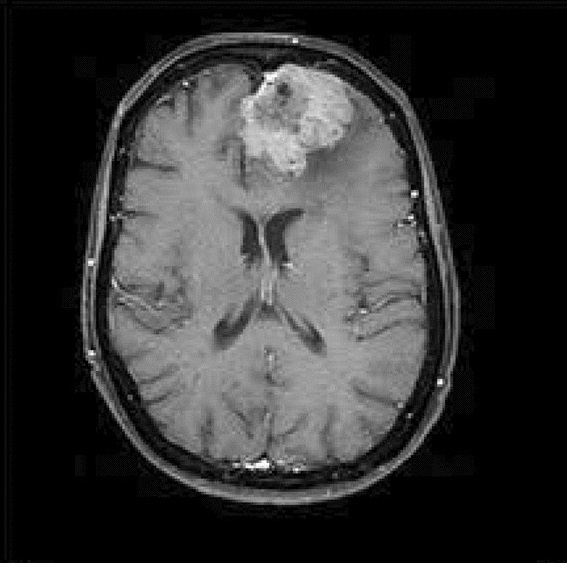
#> input picture Brain tumor Images/brain1.jpg, 567 x 563 px
$ python main.py
#> lines starting #> are read from the running program, lines starting #| are printed output that depends on the picture
import cv2
import numpy as np

def stackImages(scale, imgArray):
    rows = len(imgArray)
    cols = len(imgArray[0])
    rowsAvailable = isinstance(imgArray[0], list)
    width = imgArray[0][0].shape[1]
    height = imgArray[0][0].shape[0]
    if rowsAvailable:
        for x in range(rows):
            for y in range(cols):
                if imgArray[x][y].shape[:2] == imgArray[0][0].shape[:2]:
                    imgArray[x][y] = cv2.resize(imgArray[x][y], (0, 0), None, scale, scale)
                else:
                    imgArray[x][y] = cv2.resize(imgArray[x][y], (imgArray[0][0].shape[1], imgArray[0][0].shape[0]),
                                                None, scale, scale)
                if len(imgArray[x][y].shape) == 2:
                    imgArray[x][y] = cv2.cvtColor(imgArray[x][y], cv2.COLOR_GRAY2BGR)
        imageBlank = np.zeros((height, width, 3), np.uint8)
        hor = [imageBlank] * rows
        hor_con = [imageBlank] * rows
        for x in range(rows):
            hor[x] = np.hstack(imgArray[x])
        ver = np.vstack(hor)
    else:
        for x in range(rows):
            if imgArray[x].shape[:2] == imgArray[0].shape[:2]:
                imgArray[x] = cv2.resize(imgArray[x], (0, 0), None, scale, scale)
            else:
                imgArray[x] = cv2.resize(imgArray[x], (imgArray[0].shape[1], imgArray[0].shape[0]), None, scale, scale)
            if len(imgArray[x].shape) == 2:
                imgArray[x] = cv2.cvtColor(imgArray[x], cv2.COLOR_GRAY2BGR)
        hor = np.hstack(imgArray)
        ver = hor
    return ver

def getMainContourBoundingBox(img, minArea):
    contours, _ = cv2.findContours(img, cv2.RETR_EXTERNAL, cv2.CHAIN_APPROX_SIMPLE)
    max_area = 0
    best_bbox = None
    for cnt in contours:
        area = cv2.contourArea(cnt)
        if area > minArea and area > max_area:
            x, y, w, h = cv2.boundingRect(cnt)
            best_bbox = (x, y, w, h)
            max_area = area
    return best_bbox

def getContours(img, imgContour, trackerArea, bbox, imgOriginal):
    contours, hierarchy = cv2.findContours(img, cv2.RETR_EXTERNAL, cv2.CHAIN_APPROX_SIMPLE)
    for cnt in contours:
        area = cv2.contourArea(cnt)
        if area > trackerArea:
            x, y, w, h = cv2.boundingRect(cnt)
            # Check if the contour is within the bounding box
            if x >= bbox[0] and y >= bbox[1] and x + w <= bbox[0] + bbox[2] and y + h <= bbox[1] + bbox[3]:
                # Draw on imgContour
                cv2.drawContours(imgContour, [cnt], -1, (0, 0, 255), 3)
                peri = cv2.arcLength(cnt, True)
                approx = cv2.approxPolyDP(cnt, 0.01 * peri, True)
                cv2.drawContours(imgContour, [approx], -1, (0, 255, 0), 3)
                cv2.rectangle(imgContour, (x, y), (x + w, y + h), (0, 255, 0), 2)
                cv2.putText(imgContour, "Points: " + str(len(approx)), (x, y + 20), cv2.FONT_HERSHEY_SIMPLEX, 1, (0, 255, 0), 2)
                cv2.putText(imgContour, "Area: " + str(int(area)), (x, y), cv2.FONT_HERSHEY_SIMPLEX, 1, (0, 255, 0), 2)

                # Draw on originalImage
                cv2.drawContours(imgOriginal, [cnt], -1, (0, 0, 255), 3)
                cv2.drawContours(imgOriginal, [approx], -1, (0, 255, 0), 3)
                cv2.rectangle(imgOriginal, (x, y), (x + w, y + h), (0, 255, 0), 2)
                cv2.putText(imgOriginal, "Points: " + str(len(approx)), (x, y - 40), cv2.FONT_HERSHEY_SIMPLEX, 1, (0, 255, 0), 2)
                cv2.putText(imgOriginal, "Area: " + str(int(area)), (x, y), cv2.FONT_HERSHEY_SIMPLEX, 1, (0, 255, 0), 2)

img = cv2.imread("Brain tumor Images/brain1.jpg")
#> img is the input picture: shape (563, 567, 3); min 0, max 255, mean 52.3

frameHeight, frameWidth = 640, 480

cv2.namedWindow("Tracking HSV")
cv2.resizeWindow("Tracking HSV", 640, 480)
cv2.createTrackbar("Hue Min", "Tracking HSV", 0, 255, lambda x: x)
cv2.createTrackbar("Hue Max", "Tracking HSV", 255, 255, lambda x: x)
cv2.createTrackbar("Sat Min", "Tracking HSV", 0, 255, lambda x: x)
cv2.createTrackbar("Sat Max", "Tracking HSV", 255, 255, lambda x: x)
cv2.createTrackbar("Vel Min", "Tracking HSV", 0, 255, lambda x: x)
cv2.createTrackbar("Vel Max", "Tracking HSV", 255, 255, lambda x: x)

cv2.namedWindow('Tracking', cv2.WINDOW_AUTOSIZE)
cv2.resizeWindow('Tracking', 640, 480)
cv2.createTrackbar('threshold1', 'Tracking', 150, 255, lambda x: x)
cv2.createTrackbar('threshold2', 'Tracking', 150, 255, lambda x: x)
cv2.createTrackbar('Area', 'Tracking', 10000, 20000, lambda x: x)

while True:
    imgHSV = cv2.cvtColor(img, cv2.COLOR_BGR2HSV)
#> imgHSV: shape (563, 567, 3); mean H, S, V 0, 0, 52.3

    h_min = cv2.getTrackbarPos("Hue Min", "Tracking HSV")
    h_max = cv2.getTrackbarPos("Hue Max", "Tracking HSV")
    s_min = cv2.getTrackbarPos("Sat Min", "Tracking HSV")
    s_max = cv2.getTrackbarPos("Sat Max", "Tracking HSV")
    v_min = cv2.getTrackbarPos("Vel Min", "Tracking HSV")
    v_max = cv2.getTrackbarPos("Vel Max", "Tracking HSV")

    lower = np.array([h_min, s_min, v_min])
    upper = np.array([h_max, s_max, v_max])
    mask = cv2.inRange(imgHSV, lower, upper)
#> mask: shape (563, 567); every value is 255
    res = cv2.bitwise_and(img, img, mask=mask)
    mask = cv2.cvtColor(mask, cv2.COLOR_GRAY2BGR)
#> mask: shape (563, 567, 3); every value is 255
    img = cv2.resize(img, (frameWidth, frameHeight))
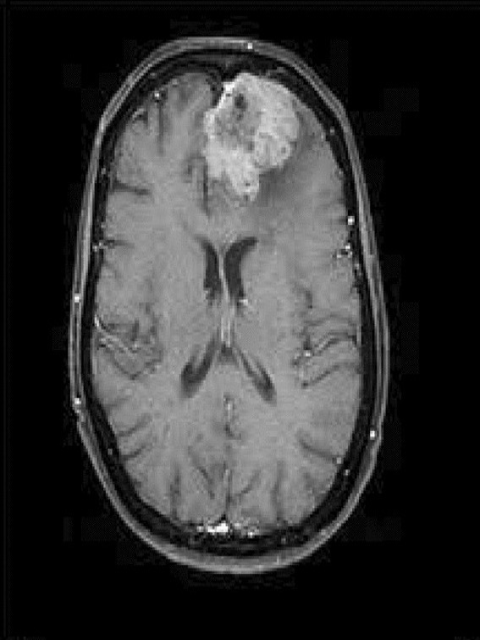
#> img: shape (640, 480, 3); min 0, max 254, mean 52.2

    horStack = stackImages(0.5, [img, res, mask])
#> in stackImages, `rows = len(imgArray)`: rows = 3
#> in stackImages, `cols = len(imgArray[0])`: cols = 640
#> in stackImages, `rowsAvailable = isinstance(imgArray[0], list)`: rowsAvailable = False
#> after the loop in stackImages, `for x in range(rows):`: imgArray = 3 items
#> in stackImages, `hor = np.hstack(imgArray)`:
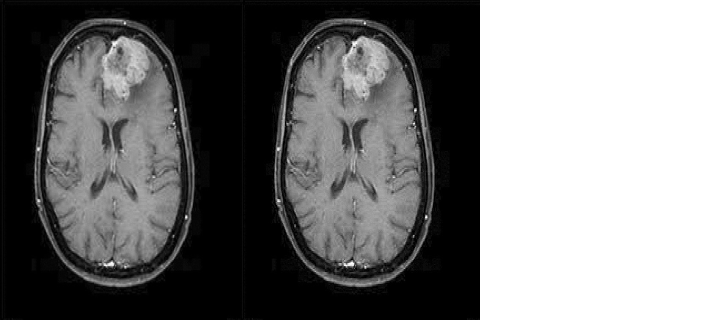
#> hor: shape (320, 720, 3); min 0, max 255, mean 119.8

    threshold1 = cv2.getTrackbarPos('threshold1', 'Tracking')
    threshold2 = cv2.getTrackbarPos('threshold2', 'Tracking')
    trackerArea = cv2.getTrackbarPos('Area', 'Tracking')
    kernel = np.ones((5, 5))

    imgContour = mask.copy()

    imgCanny = cv2.Canny(mask, threshold1, threshold2)
#> imgCanny: shape (563, 567); every value is 0
    imgDil = cv2.dilate(imgCanny, kernel, iterations=1)

    # Get the bounding box of the main contour (tumor)
    bbox = getMainContourBoundingBox(imgDil, trackerArea)
#> in getMainContourBoundingBox, `contours, _ = cv2.findContours(img, cv2.RETR_EXTERNAL, cv2.CHAIN_APPRO..`: contours = []
#> after the loop in getMainContourBoundingBox, `for cnt in contours:`: max_area = 0

    imgCopy = img.copy()
    if bbox:
        getContours(imgDil, imgContour, trackerArea, bbox, imgCopy)

    imgStack = stackImages(0.5, ([img, mask, res], [res, imgContour, imgCopy]))
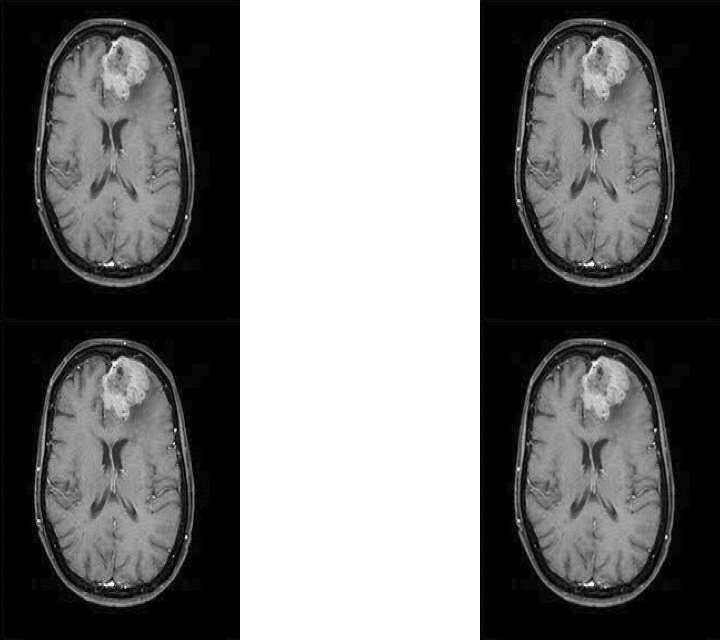
#> imgStack: shape (640, 720, 3); min 0, max 255, mean 119.8

    cv2.imshow('Tracking', imgStack)

    if cv2.waitKey(1) & 0xFF == ord('q'):
#> (key q is pressed here)
        break

cv2.destroyAllWindows()

$ run again, with Brain tumor Images/brain2.png saved as Brain tumor Images/brain1.jpg
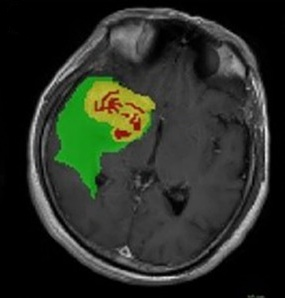
#> input picture Brain tumor Images/brain2.png, 285 x 298 px
#> img is the input picture: shape (298, 285, 3); mean B, G, R 38.1, 46.9, 42
#> imgHSV: shape (298, 285, 3); mean H, S, V 12.1, 19.6, 47.8
#> img: shape (640, 480, 3)
#> rows = 3
#> cols = 640
#> rowsAvailable = False
#> after the loop in stackImages, `for x in range(rows):`: imgArray = 3 items
#> in stackImages, `hor = np.hstack(imgArray)`:
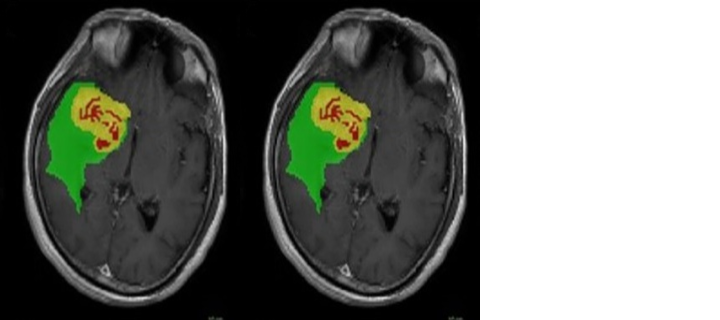
#> hor: shape (320, 720, 3); mean of channels 0, 1, 2 110.4, 116.3, 113; drawn as B, G, R
#> imgCanny: shape (298, 285); every value is 0
#> contours = []
#> after the loop in getMainContourBoundingBox, `for cnt in contours:`: max_area = 0
#> `imgStack = stackImages(0.5, ([img, mask, res], [res, imgContour, imgCo..`:
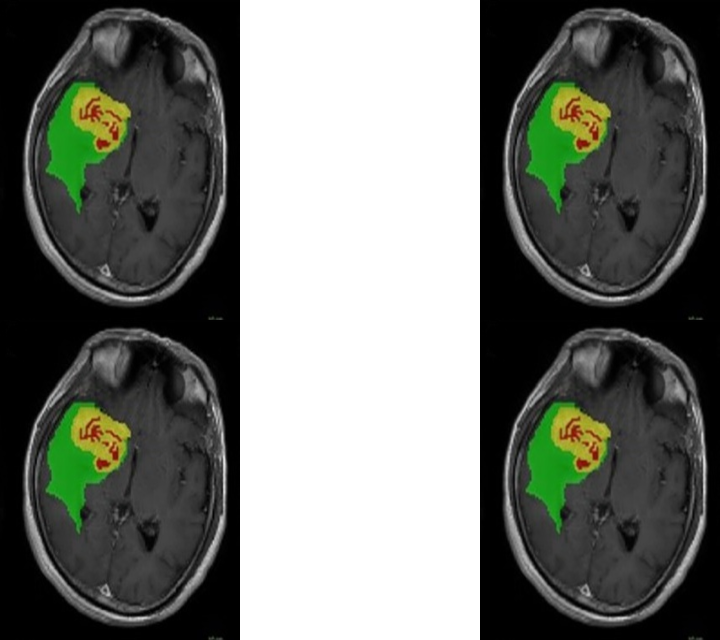
#> imgStack: shape (640, 720, 3); mean B, G, R 110.4, 116.3, 113

$ run again, with Brain tumor Images/brain3.png saved as Brain tumor Images/brain1.jpg
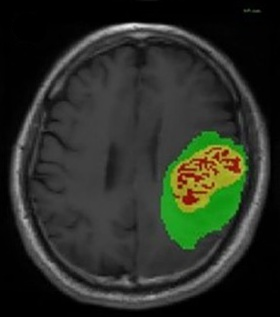
#> input picture Brain tumor Images/brain3.png, 280 x 317 px
#> img is the input picture: shape (317, 280, 3); mean B, G, R 38.3, 46.9, 42.6
#> imgHSV: shape (317, 280, 3); mean H, S, V 10.8, 20.8, 48.3
#> img: shape (640, 480, 3)
#> rows = 3
#> cols = 640
#> rowsAvailable = False
#> after the loop in stackImages, `for x in range(rows):`: imgArray = 3 items
#> in stackImages, `hor = np.hstack(imgArray)`:
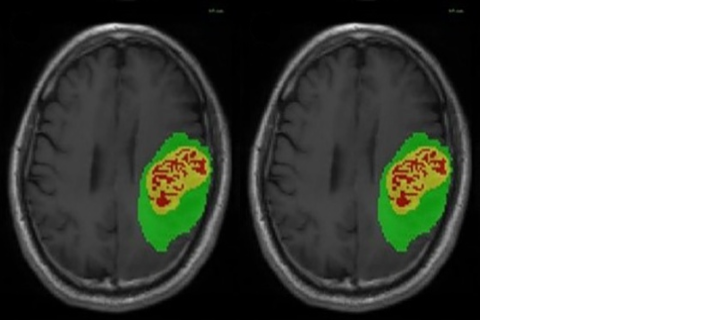
#> hor: shape (320, 720, 3); mean of channels 0, 1, 2 110.5, 116.3, 113.4; drawn as B, G, R
#> imgCanny: shape (317, 280); every value is 0
#> contours = []
#> after the loop in getMainContourBoundingBox, `for cnt in contours:`: max_area = 0
#> `imgStack = stackImages(0.5, ([img, mask, res], [res, imgContour, imgCo..`:
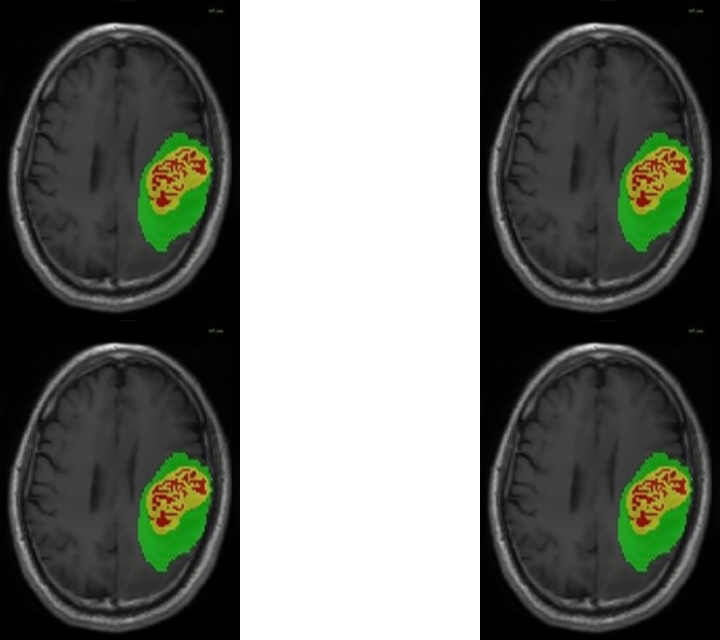
#> imgStack: shape (640, 720, 3); mean B, G, R 110.5, 116.3, 113.4
